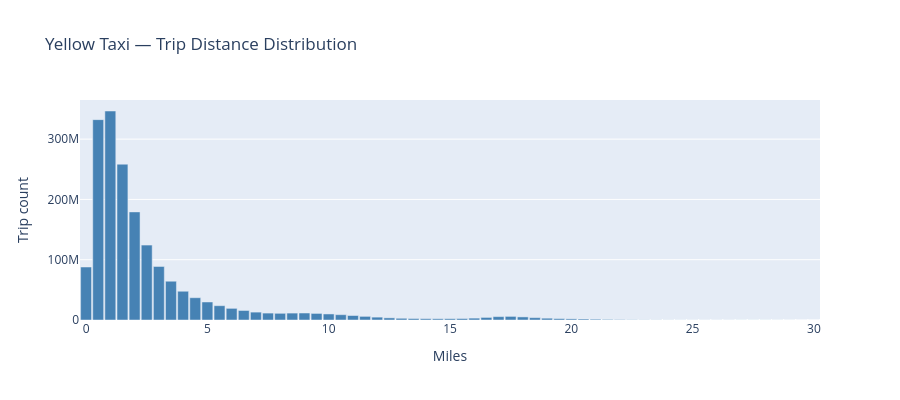

Notebook source saved alongside this figure:
### Markdown cell above
### 1.3 Histograms

### Code cell
plot_histogram(con, """
    SELECT floor(trip_distance / 0.5) * 0.5 AS bin_start, count(*) AS count
    FROM yellow_trips
    WHERE trip_distance BETWEEN 0 AND 30
    GROUP BY bin_start ORDER BY bin_start
""", "Miles", "Yellow Taxi — Trip Distance Distribution")
